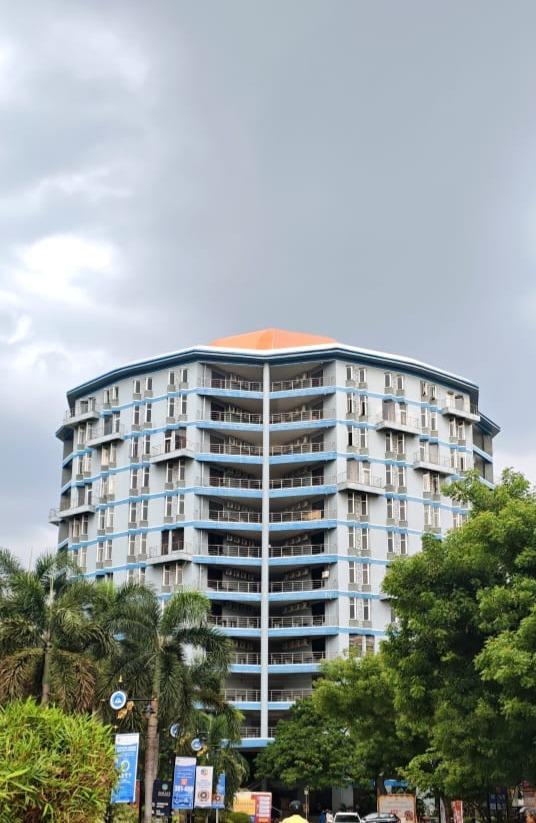
#> input picture exp14/exp14.JPG, 536 x 823 px
$ python exp14.py
#> lines starting #> are read from the running program, lines starting #| are printed output that depends on the picture
import cv2
import numpy as np

img = cv2.imread("exp14.JPG")
#> img is the input picture: shape (823, 536, 3); mean B, G, R 153.5, 155.7, 147.2
r, c = img.shape[:2]
#> r = 823; c = 536

src = np.float32([[50,50],[300,50],[50,300],[300,300]])
dst = np.float32([[0,0],[250,0],[50,300],[300,300]])

H, _ = cv2.findHomography(src, dst)
out = cv2.warpPerspective(img, H, (c, r))
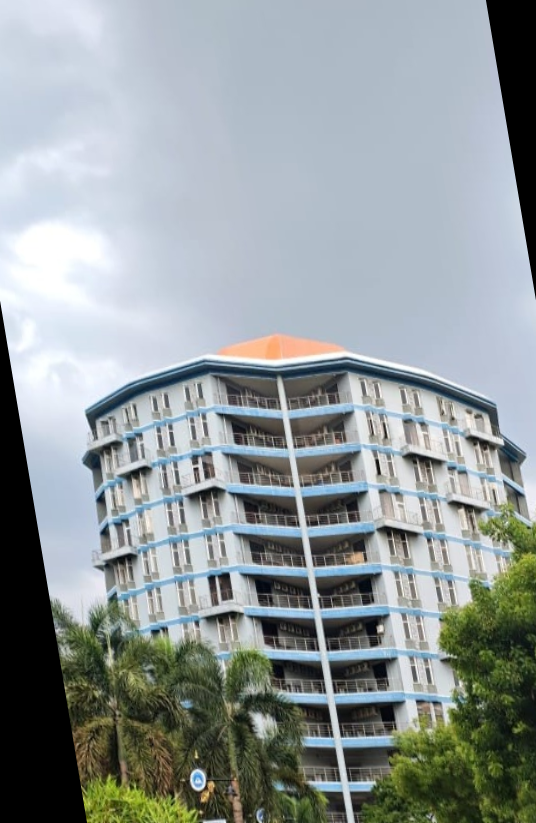
#> out: shape (823, 536, 3); mean B, G, R 154, 152.9, 144.8

cv2.imshow("Homography", out)
cv2.imwrite("homography.jpg", out)
cv2.waitKey(0)
cv2.destroyAllWindows()
